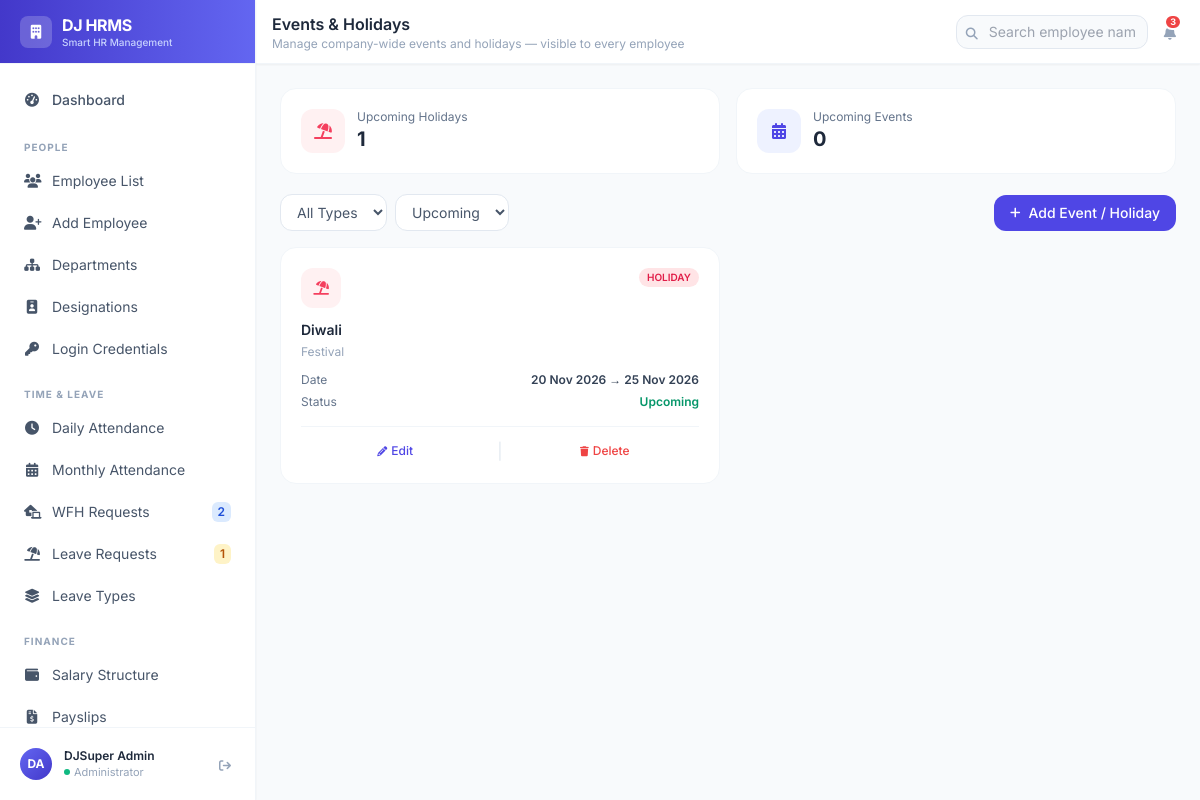
Page /events/ (signed in) on the earlier database version.
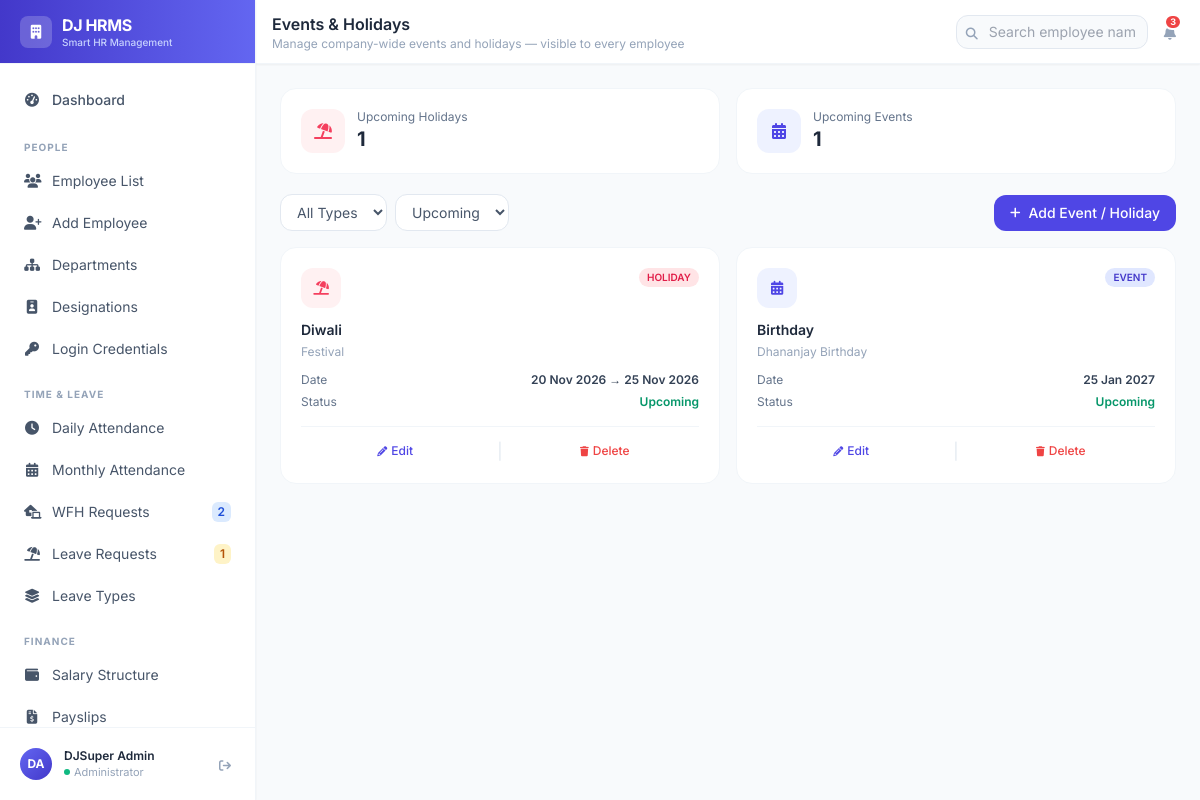
Same page on the later database version.
### events/models.py (models this page shows, shortened)
class Event(models.Model):
    EVENT_TYPE_CHOICES = [
        ('holiday', 'Holiday'),
        ('event', 'Event'),
    ]
    title       = models.CharField(max_length=200)
    description = models.TextField(blank=True)
    event_type  = models.CharField(max_length=10, choices=EVENT_TYPE_CHOICES, default='event')
    date        = models.DateField(help_text='Start date')
    end_date    = models.DateField(null=True, blank=True, help_text='Leave blank for a single-day event')
    is_active   = models.BooleanField(default=True)
    created_by  = models.ForeignKey(User, on_delete=models.SET_NULL, null=True, blank=True)
    created_at  = models.DateTimeField(auto_now_add=True)
    updated_at  = models.DateTimeField(auto_now=True)
    class Meta:
        ordering = ['date']
    @property
    def is_multi_day(self):
        return self.end_date and self.end_date != self.date
    @property
    def is_past(self):
        from datetime import date
        last_day = self.end_date or self.date
        return last_day < date.today()

### events/views.py (the view)
# urls.py: path('', views.event_list, name='event_list'),
@login_required
@admin_required
def event_list(request):
    event_type = request.GET.get('type', '')
    show       = request.GET.get('show', 'upcoming')  # upcoming | past | all
    events = Event.objects.all()
    if event_type in ['holiday', 'event']:
        events = events.filter(event_type=event_type)
    today = date.today()
    if show == 'upcoming':
        events = events.filter(date__gte=today)
    elif show == 'past':
        events = events.filter(date__lt=today)
    holiday_count = Event.objects.filter(event_type='holiday', date__gte=today).count()
    event_count   = Event.objects.filter(event_type='event', date__gte=today).count()
    return render(request, 'events/event_list.html', {
        'events':          events,
        'selected_type':   event_type,
        'selected_show':   show,
        'holiday_count':   holiday_count,
        'event_count':     event_count,
        'today':           today,
    })

### employees/models.py (called while the page is built)
    @property
    def full_name(self):
        return f"{self.first_name} {self.last_name}"

### events/views.py (called while the page is built)
def admin_required(view_func):
    @wraps(view_func)
    def wrapper(request, *args, **kwargs):
        if not request.user.is_authenticated:
            return redirect('admin_login')
        if not (request.user.is_staff or request.user.is_superuser):
            try:
                Employee.objects.get(user=request.user)
                return redirect('portal_dashboard')
            except Employee.DoesNotExist:
                return redirect('employee_login')
        return view_func(request, *args, **kwargs)
    return wrapper

### hrms/context_processors.py (called while the page is built)
def unread_messages(request):
    if not request.user.is_authenticated:
        return {}
    try:
        from messaging.models import Message
    except Exception:
        return {}
    count = Message.objects.filter(
        conversation__participants=request.user,
        is_read=False,
    ).exclude(sender=request.user).count()
    return {'unread_messages_count': count}

### templates/events/event_list.html (shortened to what the changed rows need)
{% extends 'base.html' %}
{% block page_title %}Events & Holidays{% endblock %}
{% block content %}
<div class="grid grid-cols-1 sm:grid-cols-2 gap-4 mb-5">
  <div class="bg-white rounded-2xl border border-slate-100 p-5 flex items-center gap-3">
    <div>
      <p class="text-slate-500 text-xs">Upcoming Events</p>
      <p class="text-xl font-bold text-slate-800">{{ event_count }}</p>
    </div>
  </div>
</div>
<div class="grid grid-cols-1 sm:grid-cols-2 xl:grid-cols-3 gap-4">
  {% for ev in events %}
  <div class="bg-white rounded-2xl border border-slate-100 p-5 hover:border-brand-200 hover:shadow-sm transition-all {% if ev.is_past %}opacity-60{% endif %}">
    <div class="flex items-start justify-between mb-3">
      <div class="w-10 h-10 rounded-xl flex items-center justify-center
        {% if ev.event_type == 'holiday' %}bg-rose-50{% else %}bg-indigo-50{% endif %}">
        <i class="fas {% if ev.event_type == 'holiday' %}fa-umbrella-beach text-rose-500{% else %}fa-calendar-days text-indigo-600{% endif %} text-sm"></i>
      </div>
      <div class="flex items-center gap-1.5">
        <span class="text-[10px] px-2 py-0.5 rounded-full font-semibold
          {% if ev.event_type == 'holiday' %}bg-rose-100 text-rose-600{% else %}bg-indigo-100 text-indigo-700{% endif %}">
          {{ ev.get_event_type_display|upper }}
        </span>
      </div>
    </div>
    <h3 class="text-slate-800 font-semibold text-sm mb-1">{{ ev.title }}</h3>
    <p class="text-slate-400 text-xs mb-3">{{ ev.description|default:"No description"|truncatechars:60 }}</p>
    <div class="space-y-1.5 mb-4">
      <div class="flex items-center justify-between text-xs">
        <span class="text-slate-500">Date</span>
        <span class="font-semibold text-slate-700">
          {{ ev.date|date:"d M Y" }}{% if ev.is_multi_day %} → {{ ev.end_date|date:"d M Y" }}{% endif %}
        </span>
      </div>
      <div class="flex items-center justify-between text-xs">
        <span class="text-slate-500">Status</span>
        <span class="font-semibold {% if ev.is_past %}text-slate-400{% else %}text-emerald-600{% endif %}">
          {% if ev.is_past %}Past{% else %}Upcoming{% endif %}
        </span>
      </div>
    </div>
    <div class="flex items-center gap-2 pt-3 border-t border-slate-100">
      <a href="{% url 'edit_event' ev.pk %}"
        class="flex-1 text-center text-xs font-medium text-brand-600 hover:underline py-1">
        <i class="fas fa-pencil mr-1 text-[10px]"></i>Edit
      </a>
      <span class="text-slate-200">|</span>
      <button onclick="confirmDelete('{{ ev.title|escapejs }}', '{% url 'delete_event' ev.pk %}')"
        class="flex-1 text-center text-xs font-medium text-red-500 hover:underline py-1">
        <i class="fas fa-trash mr-1 text-[10px]"></i>Delete
      </button>
    </div>
  </div>
  {% endfor %}
</div>
{% endblock %}

Differences in the rows shown:
added Event: event_type "EVENT", title "Birthday", description "Dhananjay Birthday", date "25 Jan 2027", shows "Upcoming"
Other differences:
{{ event_count }}: "0" → "1"
